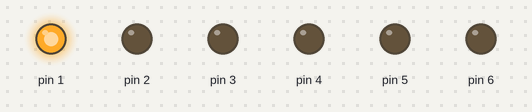
A sketch run on a simulated Arduino Uno, built with avr-gcc and run on an emulated ATmega328P. Shown: output pins drawn as LEDs (lit = HIGH).

Above: at 0.2 s.
At 0.6 s:
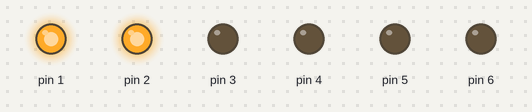
At 1.8 s:
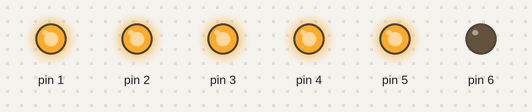
At 3.0 s:
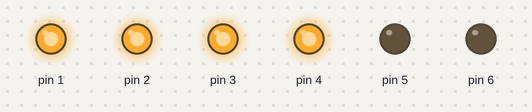
At 4.6 s:
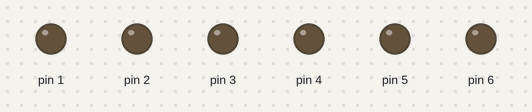
At 5.8 s:
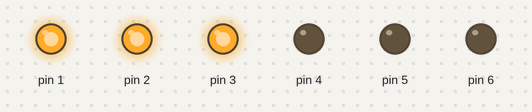
Timing chart, 0 to 6.2 s (numbered marks = the images above):
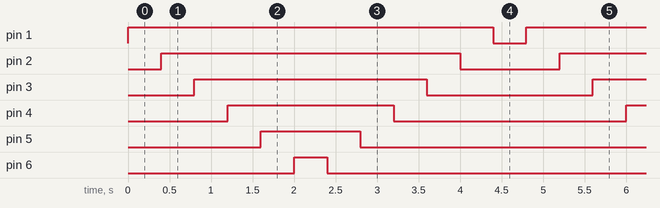

The sketch:

running_diods.ino
```cpp
const uint8_t LED1 = 1;
const uint8_t LED2 = 2;
const uint8_t LED3 = 3;
const uint8_t LED4 = 4;
const uint8_t LED5 = 5;
const uint8_t LED6 = 6;

void lamp(void) {
  for(uint8_t j=1; j<=6; j++) {
    digitalWrite(j, HIGH);
    delay(400);
  }

  for(uint8_t j=6; j>=1; j--) {
    digitalWrite(j, LOW);
    delay(400);
  }
}

void setup() {
  for(uint8_t i=1; i<=6; i++) {
    pinMode(i, OUTPUT);
  }
}

void loop() {
  lamp();
}
```

Measured:
- by itself, pin 1: alternates HIGH for 4.4 s and LOW for 0.40 s
- by itself, pin 2: alternates HIGH for 3.6 s and LOW for 1.2 s
- by itself, pin 3: alternates HIGH for 2.8 s and LOW for 2.0 s
- by itself, pin 4: alternates HIGH for 2.0 s and LOW for 2.8 s
- by itself, pin 5: alternates HIGH for 1.2 s and LOW for 3.6 s
- by itself, pin 6: alternates HIGH for 0.40 s and LOW for 4.4 s
